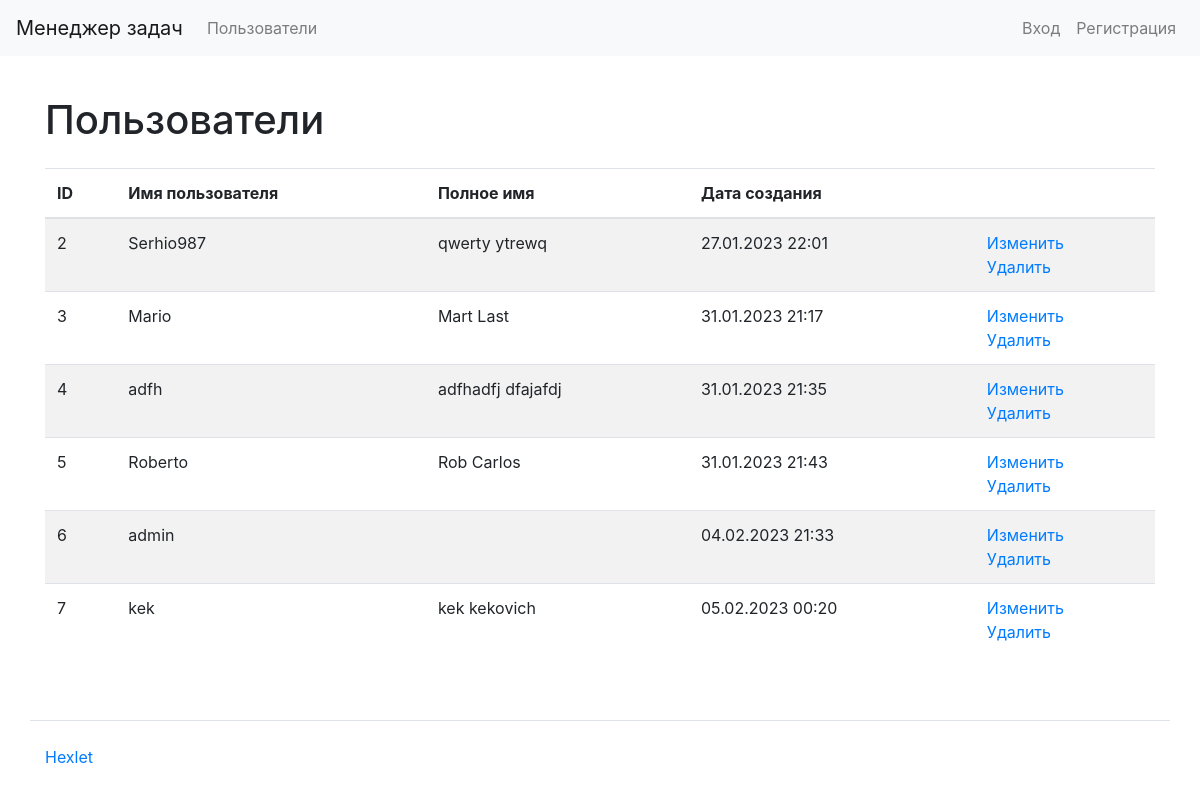
The app's page /users/, older data.
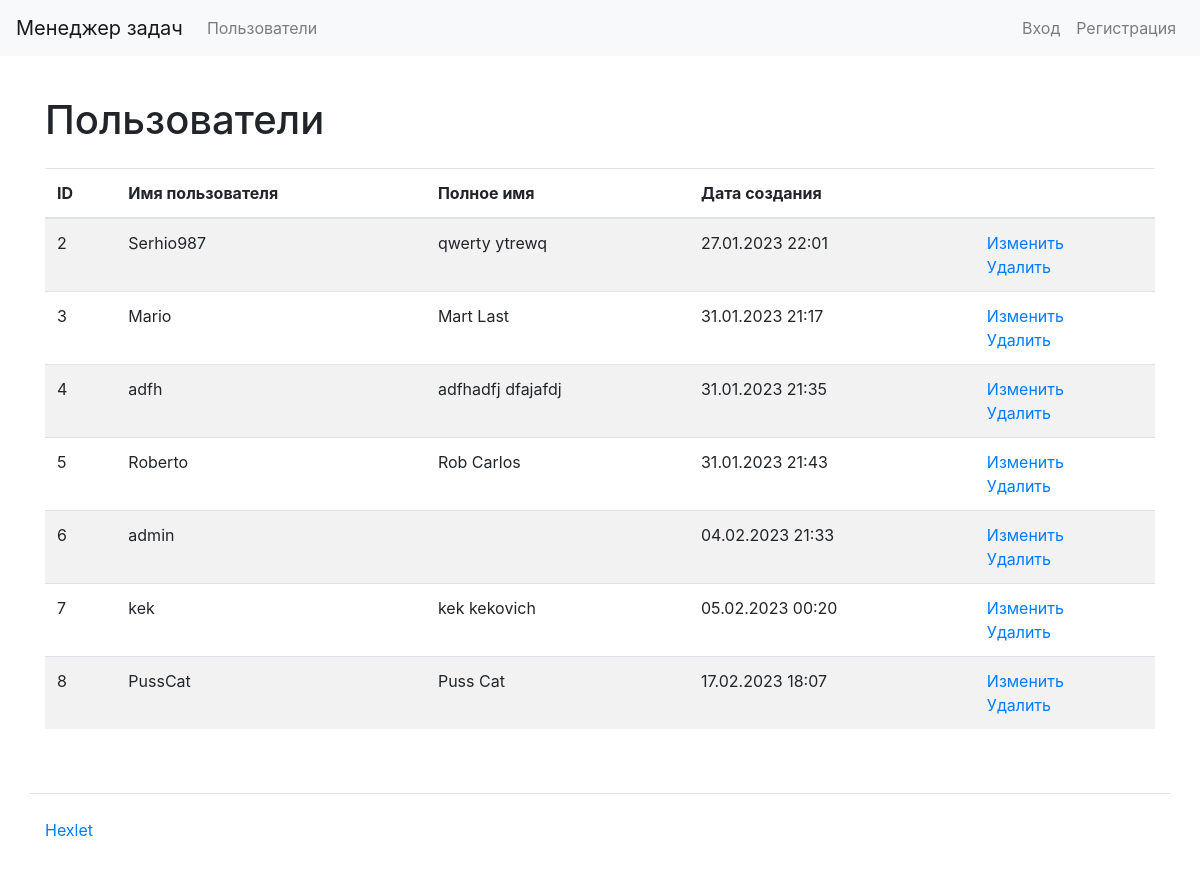
The same page, newer data.
### task_manager/users/models.py (models this page shows, shortened)
class SiteUser(AbstractUser):
    first_name = models.CharField(max_length=150, verbose_name='Имя')
    last_name = models.CharField(max_length=150, verbose_name='Фамилия')

### task_manager/users/views.py (the view)
# urls.py: path('', views.UserListView.as_view(), name='user_list'),
class UserListView(generic.ListView):
    model = SiteUser

### task_manager/templates/users/siteuser_list.html
{% extends "base.html" %}
{% load bootstrap4 %}
{% block content %}
{% load tz %}
<h1 class="my-4">Пользователи</h1>
<table class="table table-striped">
  <thead>
    <tr>
      <th>ID</th>
      <th>Имя пользователя</th>
      <th>Полное имя</th>
      <th>Дата создания</th>
      <th></th>
    </tr>
  </thead>
  <tbody>
    {% for user in siteuser_list %}
    <tr>
      <td>{{ user.pk }}</td>
      <td>{{ user.username }}</td>
      <td>{{ user.first_name }} {{ user.last_name }}</td>
      <td>{{ user.date_joined|date:"d.m.Y H:i" }}</td>
      <td>
        <a href="{% url 'user_update' user.pk %}">Изменить</a>
        <br>
        <a href="{% url 'user_delete' user.pk %}">Удалить</a>
      </td>
    </tr>
    {% endfor %}
  </tbody>
</table>
{% endblock %}

### task_manager/templates/base.html (shortened to what this page needs)
<!DOCTYPE html>
<html lang="en">
    <head>
        {% load bootstrap4 %}
        {% bootstrap_css %}
    </head>
    <body class="d-flex flex-column min-vh-100">
        {% include "navigation.html" %}
        <div class="container wrapper flex-grow-1">
            {% load i18n %}
            {% block content %}{% endblock %}
        </div>
    </body>
    <footer>
        {% include "footer.html" %}
    </footer>
</html>

### task_manager/templates/navigation.html (shortened to what this page needs)
<nav class="navbar navbar-expand-lg navbar-light bg-light mb-3">
    <a class="navbar-brand" href="{% url 'index' %}">Менеджер задач</a>
    <div class="collapse navbar-collapse">
        <ul class="navbar-nav mr-auto">
            <li class="nav-item">
                <a class="nav-link" href="{% url 'user_list' %}">Пользователи</a>
            </li>
        </ul>
        <ul class="navbar-nav">
            {% if user.is_authenticated %}
            <li class="nav-item">
                <a class="nav-link" href="{% url 'logout' %}">Выход</a>
            </li>
            {% else %}
            <li class="nav-item">
                <a class="nav-link" href="{% url 'login' %}">Вход</a>
            </li>
            <li class="nav-item">
                <a class="nav-link" href="{% url 'register' %}">Регистрация</a>
            </li>
            {% endif %}
        </ul>
    </div>
</nav>

### task_manager/templates/footer.html
<div class="container my-5 pt-4 border-top">
    <a target="_blank" href="https://ru.hexlet.io">Hexlet</a>
</div>

Row changes from the older to the newer data that the page shows:
added SiteUser: pk "8", username "PussCat", first_name "Puss", last_name "Cat", date_joined "17.02.2023 18:07"
